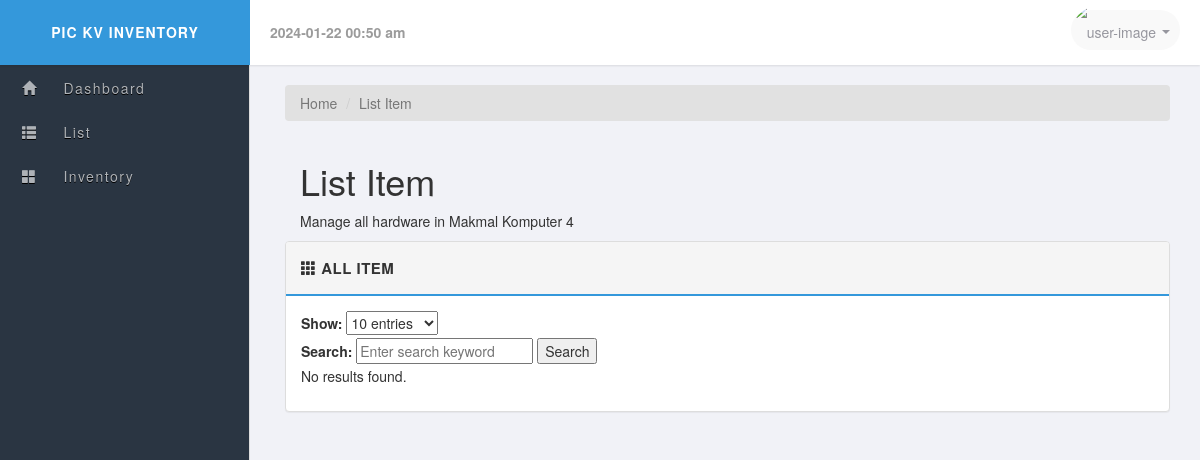
Before: /Makmal-Komputer4.php with the older database file.
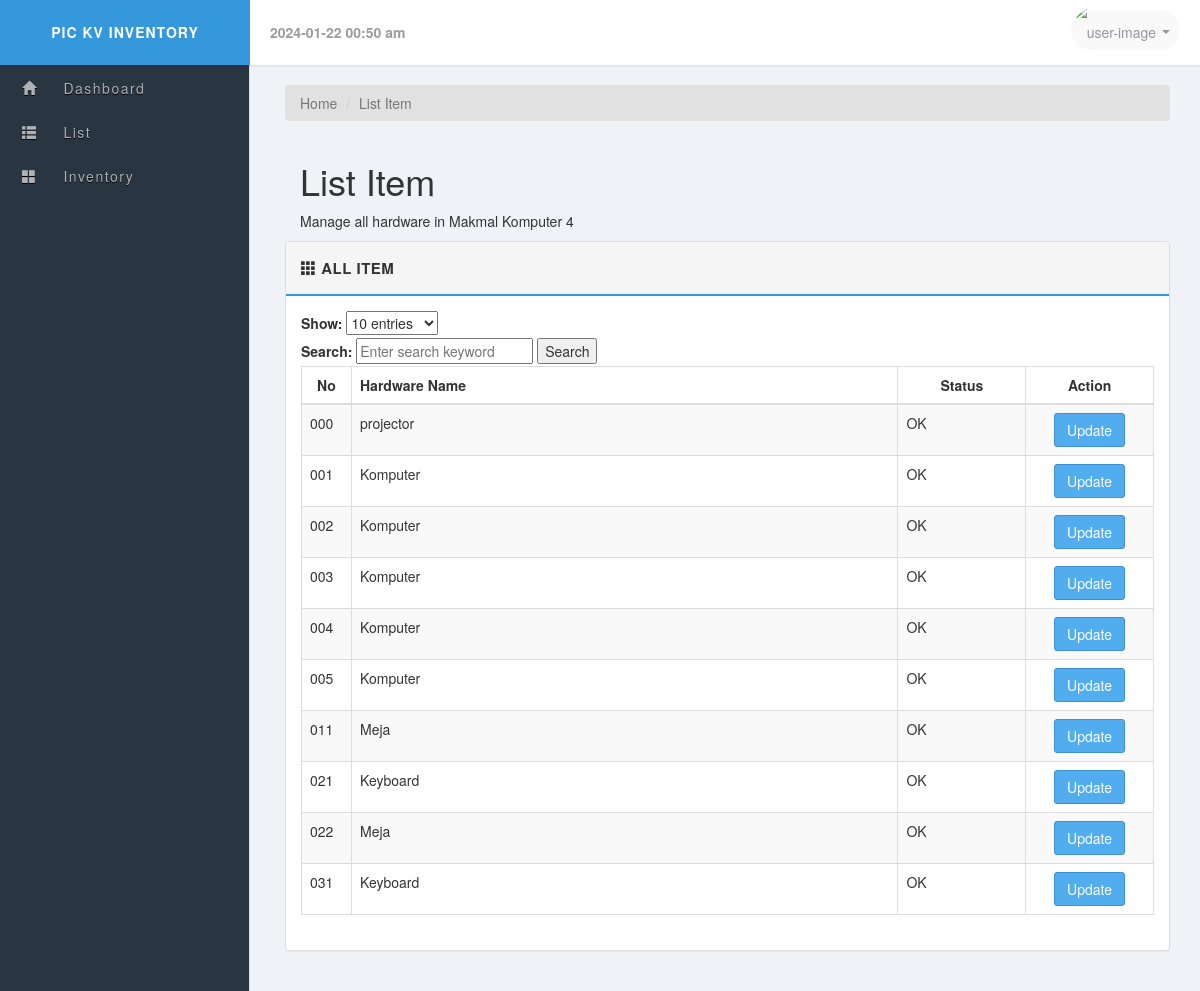
After: the same page with the newer database file.
### tables this page shows
CREATE TABLE IF NOT EXISTS `mk4` (
  `item_id` varchar(11) NOT NULL,
  `item_name` varchar(50) NOT NULL,
  `status` varchar(15) NOT NULL,
  PRIMARY KEY (`item_id`)
);

### search.php (called while the page is built, shortened)
<?php
function performSearch($tableName, $searchQuery, $entries, $mysqli) {
    $query = "SELECT * FROM $tableName";
    $query .= " ORDER BY item_id LIMIT $entries";
    $result = mysqli_query($mysqli, $query);
    return $result;
}
?>

### Makmal-Komputer4.php (the view, shortened to what this page needs)
<?php
include_once('layouts/header.php');
include_once('search.php');
include_once('config.php');
$tableName = 'mk4';
$search = isset($_GET['search']) ? $_GET['search'] : '';
$entries = isset($_GET['entries']) ? $_GET['entries'] : 10;
$result = performSearch($tableName, $search, $entries, $mysqli);
?>
<nav aria-label="breadcrumb">
    <ol class="breadcrumb">
        <li class="breadcrumb-item"><a href="#">Home</a></li>
        <li class="breadcrumb-item active" aria-current="page">List Item</li>
    </ol>
</nav>
<div class="col-md-12 col-12">
    <h1>List Item</h1>
    <p>Manage all hardware in Makmal Komputer 4</p>
</div>
<div class="row">
    <div class="col-md-12">
        <div class="panel panel-default">
            <div class="panel-heading clearfix">
                <strong>
                    <span class="glyphicon glyphicon-th"></span>
                    <span>All Item</span>
                </strong>
            </div>
            <div class="panel-body">
                <form method="get" action="">
                    <label for="entries">Show:</label>
                    <select id="entries" name="entries" onchange="this.form.submit()">
                        <option value="10" <?php if($entries == '10') echo 'selected'; ?>>10 entries</option>
                    </select>
                </form>
                <form method="get" action="">
                    <label for="search">Search:</label>
                    <input type="text" id="search" name="search" placeholder="Enter search keyword">
                    <input type="submit" value="Search">
                </form>
                <?php if (mysqli_num_rows($result) > 0): ?>
                    <table class="table table-bordered table-striped">
                        <thead>
                            <tr>
                                <th class="text-center" style="width: 50px;">No</th>
                                <th> Hardware Name </th>
                                <th class="text-center" style="width: 15%;"> Status</th>
                                <th class="text-center" style="width: 15%;"> Action</th>
                            </tr>
                        </thead>
                        <tbody>
                            <?php
                            while($res = mysqli_fetch_array($result)) {
                                echo "<tr>";
                                echo "<td>".$res['item_id']."</td>";
                                echo "<td>".$res['item_name']."</td>";
                                echo "<td>".$res['status']."</td>";
                                echo "<td>","<center><Update  href=\"edit.php?item_id=".$res['item_id']."\"class=\"btn btn-primary btn-md\">Update</center></td>
                                ";
                                echo "</tr>";
                            }
                            ?>
                        </tbody>
                    </table>
                <?php else: ?>
                    <p>No results found.</p>
                <?php endif; ?>
            </div>
        </div>
    </div>
</div>
<?php include_once('layouts/footer.php'); ?>

### layouts/header.php (shortened to what this page needs)
<!DOCTYPE html>
  <html lang="en">
    <head>
    <link rel="stylesheet" href="https://maxcdn.bootstrapcdn.com/bootstrap/3.3.4/css/bootstrap.min.css"/>
    <link rel="stylesheet" href="https://cdnjs.cloudflare.com/ajax/libs/bootstrap-datepicker/1.3.0/css/datepicker3.min.css" />
    <link rel="stylesheet" href="libs/css/main.css" />
  </head>
  <body>
    <header id="header">
      <div class="logo pull-left"> PIC KV Inventory </div>
      <div class="header-content">
      <div class="header-date pull-left">
        <strong><?php echo date('Y-m-d H:i a');?></strong>
      </div>
      <div class="pull-right clearfix">
        <ul class="info-menu list-inline list-unstyled">
          <li class="profile">
            <a href="#" data-toggle="dropdown" class="toggle" aria-expanded="false">
              <img src="uploads/users/" alt="user-image" class="img-circle img-inline">
              <span><i class="caret"></i></span>
            </a>
          </li>
        </ul>
      </div>
     </div>
    </header>
    <div class="sidebar">
      <?php include_once('admin_menu.php');?>
   </div>
<div class="page">
  <div class="container-fluid">

### layouts/admin_menu.php (shortened to what this page needs)
<ul>
  <li>
    <a href="admin.php">
      <i class="glyphicon glyphicon-home"></i>
      <span>Dashboard</span>
    </a>
  </li>
  <li>
    <a href="item.php" class="submenu-toggle">
      <i class="glyphicon glyphicon-th-list"></i>
       <span>List</span>
      </a>
  </li>
  <li>
    <a href="#" class="submenu-toggle">
      <i class="glyphicon glyphicon-th-large"></i>
      <span>Inventory</span>
    </a>
  </li>
</ul>

### layouts/footer.php (shortened to what this page needs)
     </div>
    </div>
  </body>
</html>

### libs/css/main.css (style rules this page uses)
body { font-family: 'Helvetica Neue', Helvetica, Arial, sans-serif; font-weight: 400; overflow-x: hidden; overflow-y: auto; background: #f1f2f7; height: 100%; width: 100%; }
a { color: #777; text-decoration: none; }
.page { position: relative; display: block; top: 50px; left: 0; padding: 35px 15px 20px 270px; }
.panel-default >.panel-heading { background-color: #f5f5f5; border-bottom: 2px solid #3498DB; font-size: 15px; text-transform: uppercase; letter-spacing: .5px; padding: 15px; }
#header { position: fixed; z-index: 99; top: 0; left: 0; background-color: #fff; width: 100%; height: 65px; line-height: 65px; -moz-box-shadow: 0 1px 2px rgba(0,0,0,0.1); -webkit-box-shadow: 0 1px 2px rgba(0,0,0,0.1); box-shadow: 0 1px 2px rgba(0,0,0,0.1); }
header > .logo { color: #fff; text-align: center; font-weight: 700; text-transform: uppercase; letter-spacing: 1px; display: inline-block; width: 250px; background-color: #3498DB; }
.header-date { color: #9b9b9b; margin-left: 20px; }
.info-menu { height: 60px; margin: 0; line-height: 60px; padding: 0 15px; }
.info-menu li.profile { position: relative; }
.profile a.toggle { text-decoration: none; text-align: center; font-size: 14px; color: rgba(150, 150, 158, 1.0); position: relative; padding: 10px 10px 10px 0; margin: 0; background: #f9f9f9; border-radius: 30px; }
.info-menu li.profile a img { width: 30px; height: 30px; }
.sidebar { position: fixed; z-index: 10; left: 0; top: 0; padding: 65px 0 0; height: 100%; width: 250px; background: #2a3542; border-right: 1px solid #ddd; text-align: center; }
.sidebar ul { list-style: none; margin: 0; padding: 0; }
.sidebar ul li { display: block; }
.sidebar ul li a,ul.submenu li a { color: #aeb2b7; display: block; overflow: hidden; position: relative; white-space: nowrap; text-decoration: none; text-align: left; }
.sidebar ul li a span,.sidebar ul li i { font-size: 14px; font-weight: 300; letter-spacing: 1.5px; text-shadow: 0 1px rgba(0,0,0, 1); }
.sidebar ul li a i { color: #aeb2b7; padding: 15px 22px; text-align: center; }
.btn { border-radius: 3px; -webkit-transition: all 300ms ease-in-out; -moz-transition: all 300ms ease-in-out; transition: all 300ms ease-in-out; }
.btn-primary { color: #fff; background-color: #51aded; border-color: #3d8fd8 }

### Makmal-Komputer4.php (style rules this page uses)
.breadcrumb { background-color: #E1E1E1; }

Changed rows visible on the page:
added mk4: item_id "000", item_name "projector", status "OK"
added mk4: item_id "001", item_name "Komputer", status "OK"
added mk4: item_id "002", item_name "Komputer", status "OK"
added mk4: item_id "003", item_name "Komputer", status "OK"
added mk4: item_id "004", item_name "Komputer", status "OK"
added mk4: item_id "005", item_name "Komputer", status "OK"
added mk4: item_id "011", item_name "Meja", status "OK"
added mk4: item_id "021", item_name "Keyboard", status "OK"
added mk4: item_id "022", item_name "Meja", status "OK"
added mk4: item_id "031", item_name "Keyboard", status "OK"
Other visible differences:
text no longer shown: "No results found."
text now shown: "No Hardware Name Status Action"
